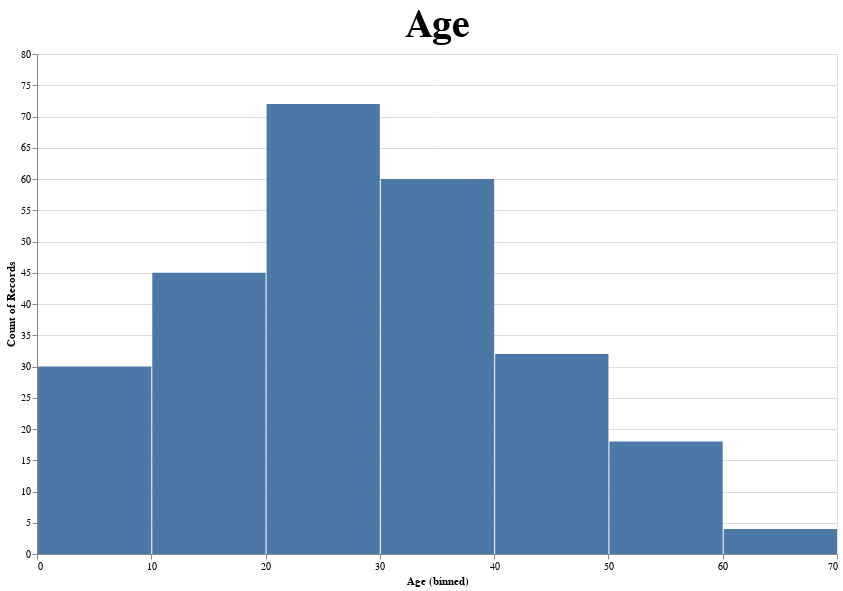

Notebook source saved alongside this figure:
### Code cell
females.filter(_.AgeIsDefined).mapColumn["Age", Double](_.get).plotHistogram["Age"]

### Figure 1 — Vega specification as saved in the notebook (floating-point values rounded to 4 significant figures; data arrays with more than 128 entries replaced by an {"elided": "..."} marker saying what was removed)
{"$schema": "https://vega.github.io/schema/vega-lite/v6.json", "data": {"values": {"elided": "261 records"}}, "description": "Age", "encoding": {"x": {"bin": true, "field": "Age"}, "y": {"aggregate": "count"}}, "height": 500, "mark": {"tooltip": true, "type": "bar"}, "title": {"fontSize": {"expr": "width / 20"}, "text": "Age"}, "width": 800}
